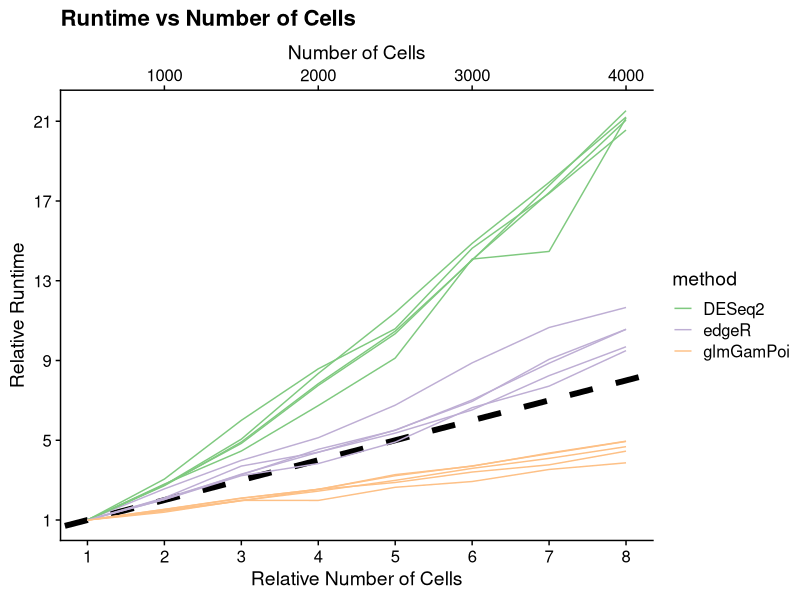
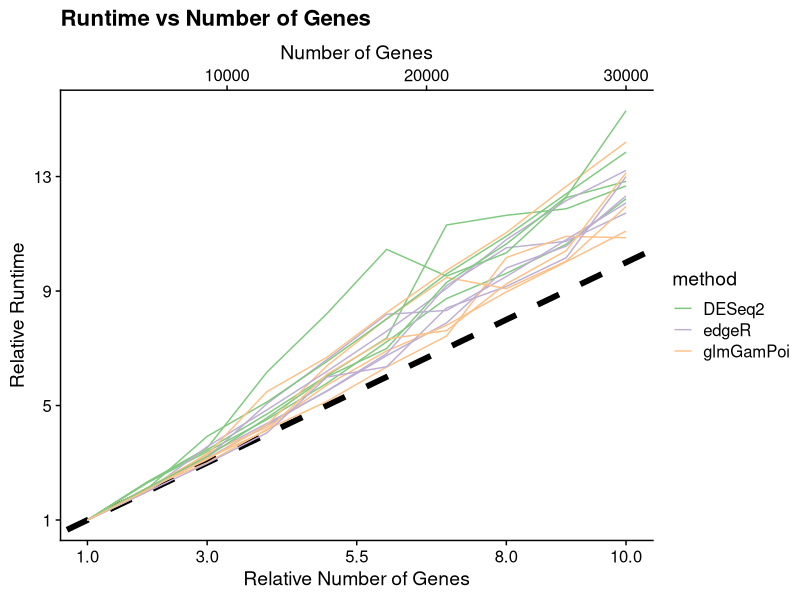
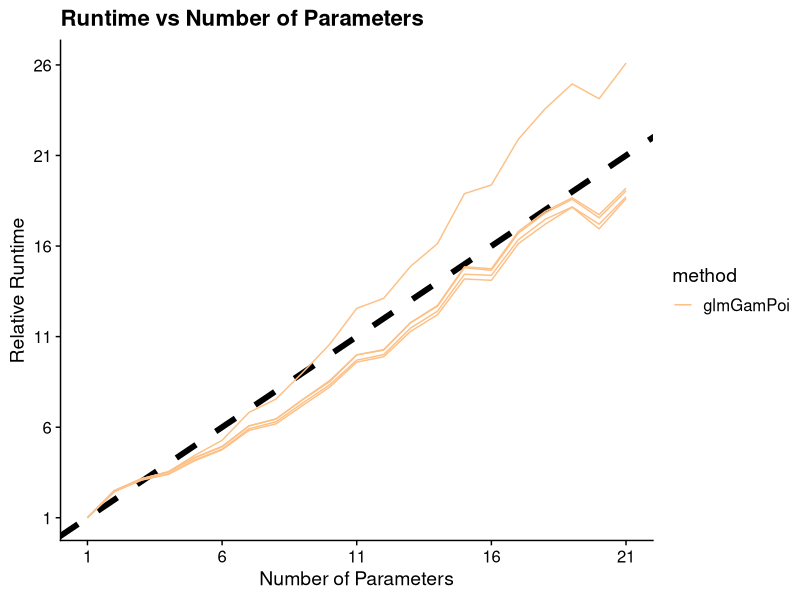
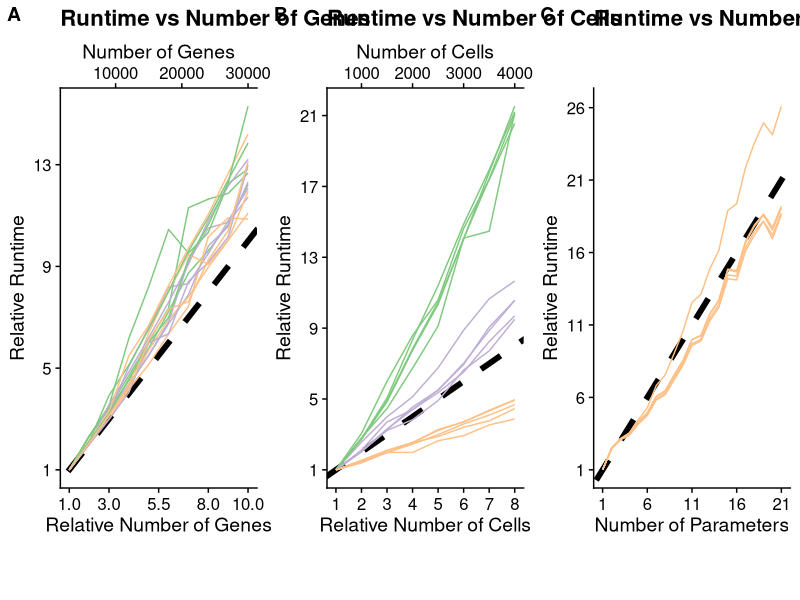

Recreate these plots in R, in order. (Note: this script raises an error after producing the figures.)
## ---- chunk 1
library(tidyverse)
## ---- chunk 2
asymp_bench_res <- read_tsv("data/asymp_bench_res.tsv")
asymp_bench_res
## ---- chunk 3
p_cell_scaling <- asymp_bench_res %>%
  filter(dimension == "Cell") %>%
  filter(method %in% c("glm_gp",  "DESeq2", "edgeR")) %>%
  mutate(method = ifelse(method == "glm_gp", "glmGamPoi", method)) %>%
  group_by(job_id, method) %>%
  mutate(rel_timing = timing_elapsed / timing_elapsed[number == min(number)]) %>%
  mutate(rel_number = number / min(number)) %>%
  ggplot(aes(x = rel_number, y = rel_timing)) +
    geom_abline(intercept = 0, slope = 1, size = 2, linetype = "dashed") +
    geom_line(aes(color = method, group = paste0(job_id, "-", method))) +
    # coord_fixed() +
    labs(title = "Runtime vs Number of Cells",
         y = "Relative duration") +
    scale_x_continuous(breaks = 1:8, name = "Relative Number of Cells",
                       sec.axis = sec_axis(trans = ~ .x * min(filter(asymp_bench_res, dimension == "Cell")$number),
                                            name = "Number of Cells")) +
    scale_y_continuous(breaks = seq(1, 24, by = 4), name = "Relative Runtime") +
    scale_color_brewer(type = "qual", palette = 1) +
    cowplot::theme_cowplot() +
    NULL

p_cell_scaling


p_gene_scaling <- asymp_bench_res %>%
  filter(dimension == "Gene") %>%
  filter(method %in% c("glm_gp", "DESeq2", "edgeR")) %>%
  mutate(method = ifelse(method == "glm_gp", "glmGamPoi", method)) %>%
  group_by(job_id, method) %>%
  mutate(rel_timing = timing_elapsed / timing_elapsed[number == min(number)]) %>%
  mutate(rel_number = number / min(number)) %>%
  ggplot(aes(x = rel_number, y = rel_timing)) +
    geom_abline(intercept = 0, slope = 1, size = 2, linetype = "dashed") +
    geom_line(aes(color = method, group = paste0(job_id, "-", method))) +
    # coord_fixed() +
    labs(title = "Runtime vs Number of Genes",
         y = "Relative duration") +
    scale_x_continuous(breaks = c(1, 3, 5.5, 8, 10), name = "Relative Number of Genes",
                       sec.axis = sec_axis(trans = ~ .x * min(filter(asymp_bench_res, dimension == "Gene")$number),
                                            name = "Number of Genes")) +
    scale_y_continuous(breaks = seq(1, 24, by = 4), name = "Relative Runtime") +
    scale_color_brewer(type = "qual", palette = 1) +
    cowplot::theme_cowplot() +
    NULL

p_gene_scaling
## ---- chunk 4
asympparam_bench_res <- read_tsv("data/asympparam_bench_res.tsv")
asympparam_bench_res
## ---- chunk 5
p_param_scaling <- asympparam_bench_res %>%
  filter(method %in% c("glm_gp", "DESeq2", "edgeR")) %>%
  mutate(method = ifelse(method == "glm_gp", "glmGamPoi", method)) %>%
  group_by(job_id, method) %>%
  mutate(rel_timing = timing_elapsed / timing_elapsed[number == min(number)]) %>%
  mutate(rel_number = number / min(number)) %>%
  ggplot(aes(x = rel_number, y = rel_timing)) +
    geom_abline(intercept = 0, slope = 1, size = 2, linetype = "dashed") +
    geom_line(aes(color = method, group = paste0(job_id, "-", method))) +
    # coord_fixed() +
    labs(title = "Runtime vs Number of Parameters") +
    scale_x_continuous(breaks = seq(1, 21, by = 5), name = "Number of Parameters") +
    scale_y_continuous(breaks = seq(1, 26, by = 5), name = "Relative Runtime") +
    scale_color_manual(values = "#fdc086") +
    cowplot::theme_cowplot() +
    NULL

p_param_scaling
## ---- chunk 6
cowplot::plot_grid(
  cowplot::plot_grid(p_gene_scaling + theme(legend.position = "none"), 
                     p_cell_scaling + theme(legend.position = "none"),
                     p_param_scaling + theme(legend.position = "none"), 
                     nrow = 1, align = "hv", labels = c("A", "B", "C")),
  cowplot::plot_grid(NULL, cowplot::get_legend(p_gene_scaling + 
                                                 guides(colour = guide_legend(title = "", override.aes = list(size = 3))) + 
                                                 theme(legend.position = "bottom")), 
                     NULL, rel_widths = c(0.68,1,1)),
  nrow = 2, rel_heights = c(1, 0.1)
)

cowplot::save_plot("plots/empirical_scaling.pdf", last_plot(), ncol = 3, nrow = 1, base_asp = 1.0, base_height = 4.5)
## ---- chunk 7
asymp_bench_res %>%
  filter(dimension == "Cell") %>%
  filter(method %in% c("glm_gp",  "DESeq2", "edgeR")) %>%
  ggplot(aes(x = number, y = timing_elapsed / 60)) +
    geom_line(aes(color = method, group = paste0(job_id, "-", method))) +
    geom_smooth(method = "lm", formula = y ~ x - 1) +
    xlim(0, NA) +
    facet_wrap(~ method, scale = "free_y") +
    scale_color_brewer(type = "qual", palette = 1) +
    cowplot::theme_cowplot()
  
